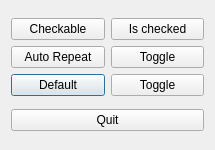
<?xml version="1.0" encoding="UTF-8"?>
<ui version="4.0">
 <class>Dialog</class>
 <widget class="QDialog" name="Dialog">
  <property name="geometry">
   <rect>
    <x>0</x>
    <y>0</y>
    <width>215</width>
    <height>150</height>
   </rect>
  </property>
  <property name="windowTitle">
   <string>Dialog</string>
  </property>
  <layout class="QVBoxLayout" name="verticalLayout">
   <item>
    <layout class="QGridLayout" name="gridLayout">
     <item row="0" column="0">
      <widget class="QPushButton" name="btnCheckable">
       <property name="text">
        <string>Checkable</string>
       </property>
       <property name="checkable">
        <bool>true</bool>
       </property>
       <property name="checked">
        <bool>false</bool>
       </property>
      </widget>
     </item>
     <item row="0" column="1">
      <widget class="QPushButton" name="btnIsChecked">
       <property name="text">
        <string>Is checked</string>
       </property>
      </widget>
     </item>
     <item row="1" column="0">
      <widget class="QPushButton" name="btnAutoRepeat">
       <property name="text">
        <string>Auto Repeat</string>
       </property>
       <property name="autoRepeat">
        <bool>true</bool>
       </property>
      </widget>
     </item>
     <item row="1" column="1">
      <widget class="QPushButton" name="btnToggleAutoRepeat">
       <property name="text">
        <string>Toggle</string>
       </property>
      </widget>
     </item>
     <item row="2" column="0">
      <widget class="QPushButton" name="btnDefault">
       <property name="text">
        <string>Default</string>
       </property>
       <property name="default">
        <bool>true</bool>
       </property>
      </widget>
     </item>
     <item row="2" column="1">
      <widget class="QPushButton" name="btnToggleDefault">
       <property name="text">
        <string>Toggle</string>
       </property>
      </widget>
     </item>
    </layout>
   </item>
   <item>
    <widget class="QPushButton" name="btnQuit">
     <property name="text">
      <string>Quit</string>
     </property>
    </widget>
   </item>
  </layout>
 </widget>
 <resources/>
 <connections/>
</ui>
